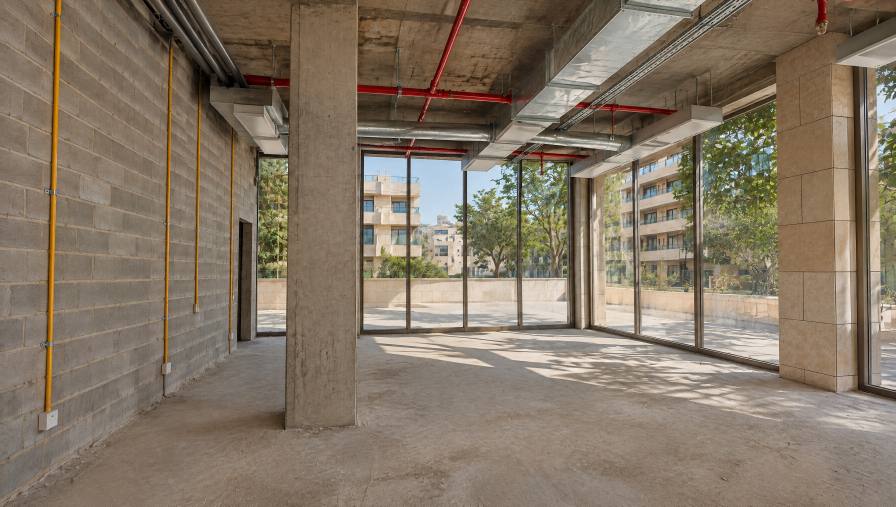
#> input picture Documents/Media-originals/photoreal_stills/JEC_v4_I3_HF_2688x1520.jpg, 2688 x 1520 px, given in place of 0005.jpg, which was not available (shown at 1/3 size)
$ python spots2.py ../../Documents/Media-originals/photoreal_stills/JEC_v4_I3_HF_2688x1520.jpg 5 5 5
#> lines starting #> are read from the running program, lines starting #| are printed output that depends on the picture; after the words box and inside, x2 and y2 are one past the last pixel; in counts of white or black regions, pixels touching at a corner belong together
#> further down, im is the input picture: shape (1520, 2688, 3); mean B, G, R 101.8, 118.6, 132.6
import cv2, numpy as np, sys
def cand(img):
    """leftover downlights: small bright blobs sitting on plain ceiling colour, even right next to the bronze door frame"""
    lab=cv2.cvtColor(img,cv2.COLOR_BGR2LAB); L=lab[:,:,0]
#> after `lab = cv2.cvtColor(img, cv2.COLOR_BGR2LAB)`: lab: shape (1520, 2688, 3); mean of channels 0, 1, 2 128.4, 130.8, 139.5
#> after `L = lab[:, :, 0]`:
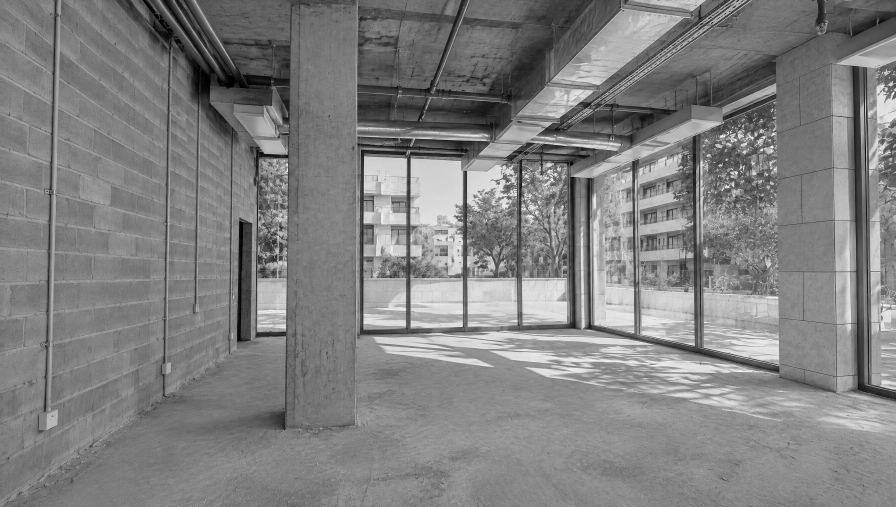
#> L: shape (1520, 2688) (shown at 1/3 size); min 0, max 255, mean 128.4
    op=cv2.morphologyEx(L,cv2.MORPH_OPEN,cv2.getStructuringElement(cv2.MORPH_ELLIPSE,(61,31)))
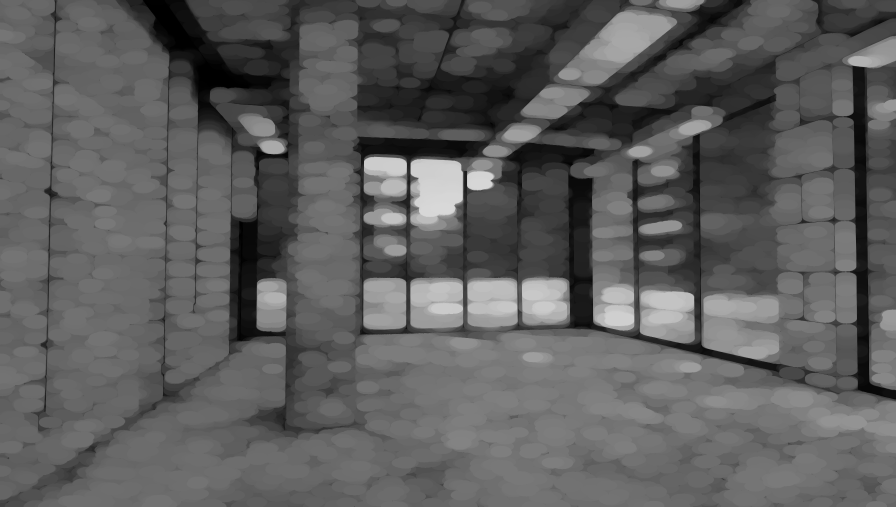
#> op: shape (1520, 2688) (shown at 1/3 size); min 0, max 216, mean 93
    d=L.astype(np.int16)-op.astype(np.int16)
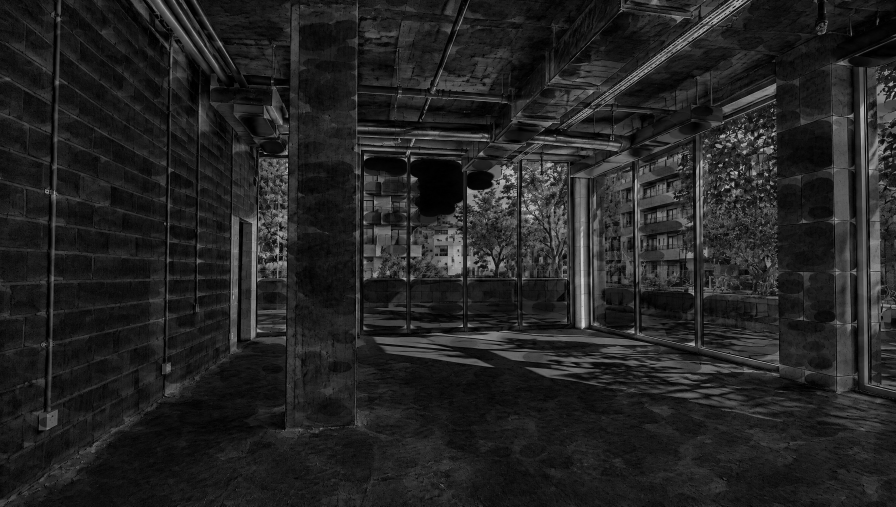
#> d: shape (1520, 2688) int16 (shown at 1/3 size); min 0, max 233, mean 35.4
    bw=((d>12)&(L>188)).astype(np.uint8); bw[600:]=0
#> after `bw = ((d > 12) & (L > 188)).astype(np.uint8)`:
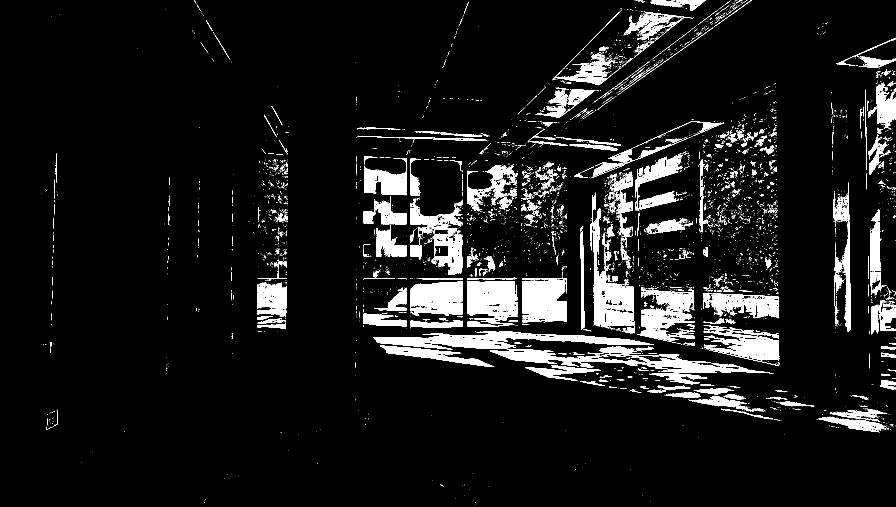
#> bw: shape (1520, 2688) (shown at 1/3 size); values 0 (black) and 1 (white), 7.8% white; 6343 white regions (5734 under 20 px), largest, box (x1, y1, x2, y2) and area: (1781, 625, 1903, 983) 16621, (1469, 1052, 2321, 1122) 14107, (1566, 840, 1701, 965) 14012
#> after `bw[600:] = 0`:
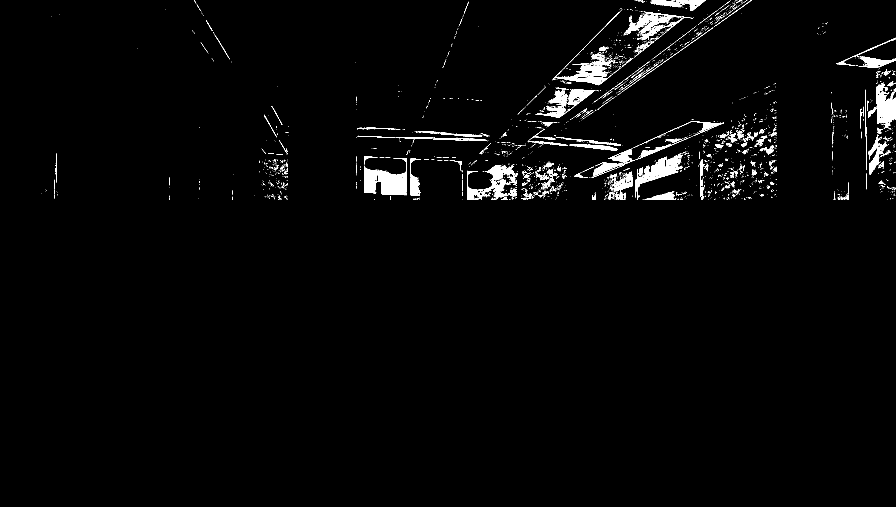
#> bw: shape (1520, 2688) (shown at 1/3 size); values 0 (black) and 1 (white), 1.9% white; 2654 white regions (2382 under 20 px), largest, box (x1, y1, x2, y2) and area: (1092, 489, 1220, 586) 7494, (2630, 247, 2688, 388) 4953, (1913, 468, 2049, 600) 4302
    n,cc,st,cen=cv2.connectedComponentsWithStats(bw,8)
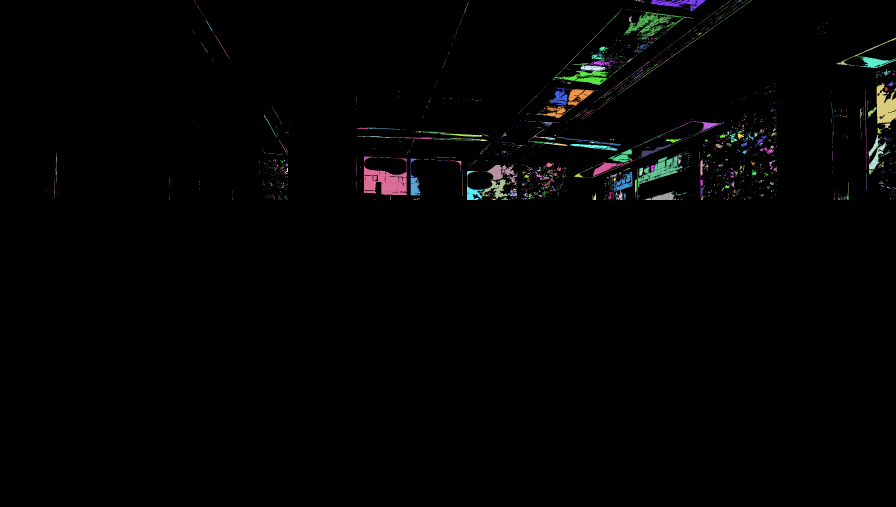
#> cc: shape (1520, 2688) int32 (shown at 1/3 size); 2655 distinct labels, from 0 to 2654; one colour per label, 0 black
#> n = 2655; st = 2655 rows, first 6: [0, 0, 2688, 1520, 4007623], [583, 1, 6, 10, 13], [1904, 0, 3, 1, 3], [1908, 0, 3, 3, 7], [1912, 0, 9, 5, 18], [1922, 0, 1, 1, 1]; cen = 2655 pairs, first value 124 to 2687, second value 0 to 766.7
    out=[]
    for i in range(1,n):
        x,y,w,h,a=st[i]
        if a<6 or a>2600 or w>110 or h>60: continue
        if h>w*1.25: continue                      # vertical glints on the frame
        if a/(w*h)<0.5: continue
        # ceiling test: most of a band around the blob is warm, mid-bright, untextured plaster
        x0,y0,x1,y1=max(0,x-18),max(0,y-14),min(1920,x+w+18),min(1080,y+h+14)
        patch=lab[y0:y1,x0:x1].astype(np.int16); inner=np.zeros(patch.shape[:2],bool)
        inner[max(0,y-4-y0):y+h+4-y0, max(0,x-4-x0):x+w+4-x0]=True
        ring=patch[~inner]
        if ring.size==0: continue
        Lr=ring[:,0]; ok=(Lr>120)&(Lr<215)&(ring[:,1]>128)&(ring[:,2]>134)
        frac=ok.mean(); med=np.median(Lr[ok]) if ok.any() else 0
        sd=Lr[ok].std() if ok.sum()>20 else 99
        out.append(dict(i=i,c=(int(cen[i][0]),int(cen[i][1])),wh=(int(w),int(h)),a=int(a),frac=round(float(frac),2),med=int(med),sd=round(float(sd),1),peak=int(L[cc==i].max())))
#> this loop made 2654 passes
#> after the loop, out = 119 items
    return out,cc
if __name__=='__main__':
    d=sys.argv[1]
    for k in range(int(sys.argv[2]),int(sys.argv[3])+1,int(sys.argv[4])):
        im=cv2.imread(f'{d}/{k:04d}.jpg'); o,_=cand(im)
#> after `o, _ = cand(im)`: o = 119 items
        print(k,[ (b['c'],b['wh'],b['a'],b['frac'],b['sd'],b['peak']) for b in o])
#> (printed output is left out)

$ run again, on Documents/Media-originals/photoreal_stills/JEC_v4_I4_HF_2688x1520.jpg
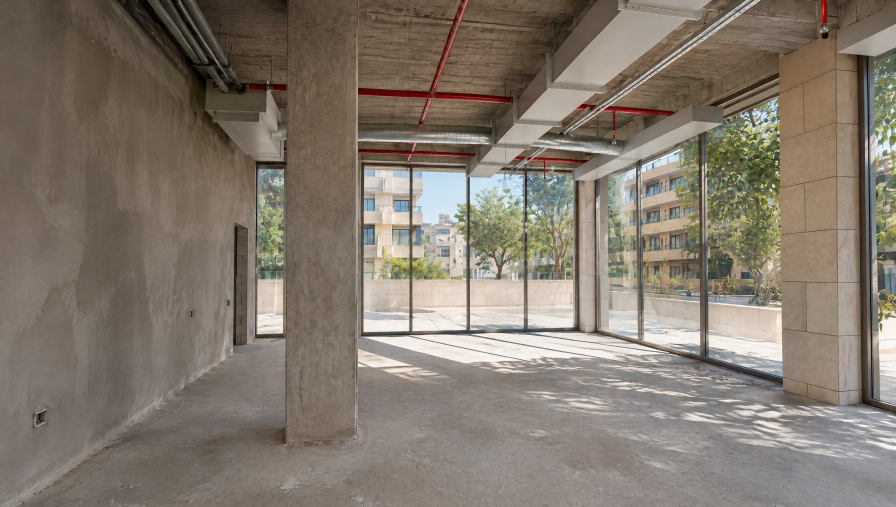
#> input picture Documents/Media-originals/photoreal_stills/JEC_v4_I4_HF_2688x1520.jpg, 2688 x 1520 px, given in place of 0005.jpg, which was not available (shown at 1/3 size)
#> im is the input picture: shape (1520, 2688, 3); mean B, G, R 109.3, 120.9, 130.8
#> lab: shape (1520, 2688, 3); mean of channels 0, 1, 2 129.9, 129.9, 136
#> bw: shape (1520, 2688); values 0 (black) and 1 (white), 8.7% white; 5126 white regions (4514 under 20 px), largest, box (x1, y1, x2, y2) and area: (1237, 615, 1400, 993) 27071, (1410, 752, 1572, 977) 18086, (2125, 907, 2348, 1085) 17587
#> bw: shape (1520, 2688); values 0 (black) and 1 (white), 1.5% white; 1463 white regions (1284 under 20 px), largest, box (x1, y1, x2, y2) and area: (1410, 521, 1571, 600) 7738, (1092, 510, 1229, 581) 7221, (1921, 444, 2050, 559) 4716
#> in cand, `n,cc,st,cen=cv2.connectedComponentsWithStats(bw,8)`:
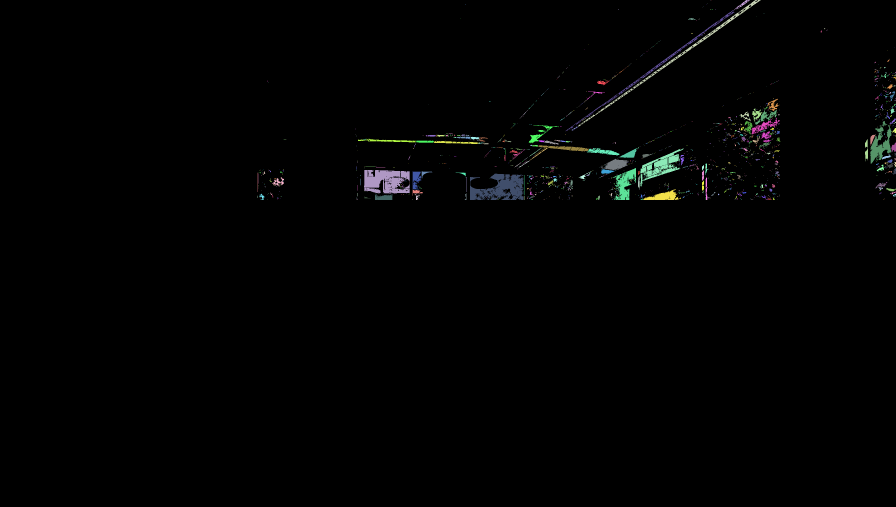
#> cc: shape (1520, 2688) int32 (shown at 1/3 size); 1464 distinct labels, from 0 to 1463; one colour per label, 0 black
#> n = 1464; st = 1464 rows, first 6: [0, 0, 2688, 1520, 4023007], [2134, 0, 1, 1, 1], [2203, 0, 46, 29, 228], [1734, 0, 548, 381, 3500], [2132, 2, 1, 1, 1], [2123, 9, 1, 1, 1]; cen = 1464 pairs, first value 772 to 2687, second value 0 to 764.2
#> the loop in cand, `for i in range(1,n):` made 1463 passes
#> after the loop in cand, `for i in range(1,n):`:
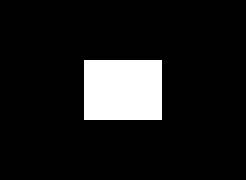
#> inner: shape (30, 41) bool (shown 6 times larger); 10.6% white; 1 white region, box (x1, y1, x2, y2) and area: (14, 10, 27, 20) 130
#> after the loop in cand, `for i in range(1,n):`: out = 69 items
#> (printed output is left out)

$ run again, on Documents/Media-originals/photoreal_stills/JEC_v4_I5_HF_2688x1520.jpg
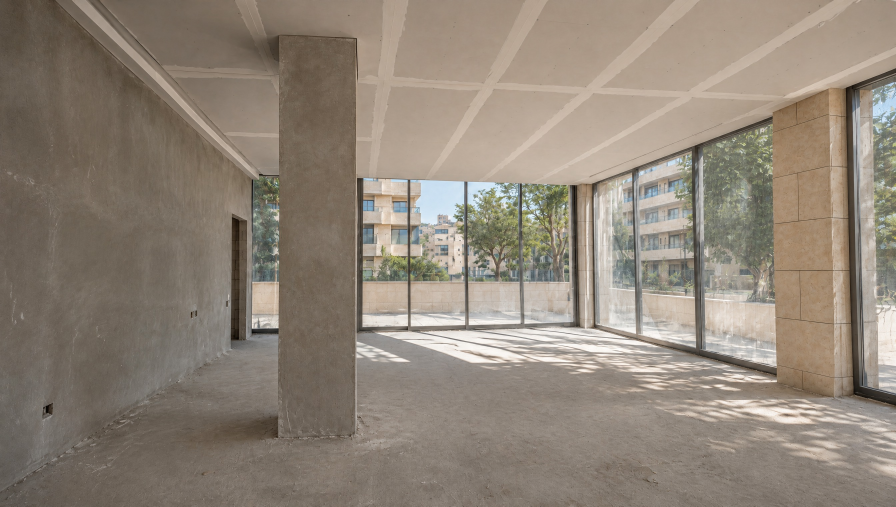
#> input picture Documents/Media-originals/photoreal_stills/JEC_v4_I5_HF_2688x1520.jpg, 2688 x 1520 px, given in place of 0005.jpg, which was not available (shown at 1/3 size)
#> im is the input picture: shape (1520, 2688, 3); mean B, G, R 120, 132.7, 143.8
#> lab: shape (1520, 2688, 3); mean of channels 0, 1, 2 142.2, 130, 136.4
#> in cand, `bw = ((d > 12) & (L > 188)).astype(np.uint8)`:
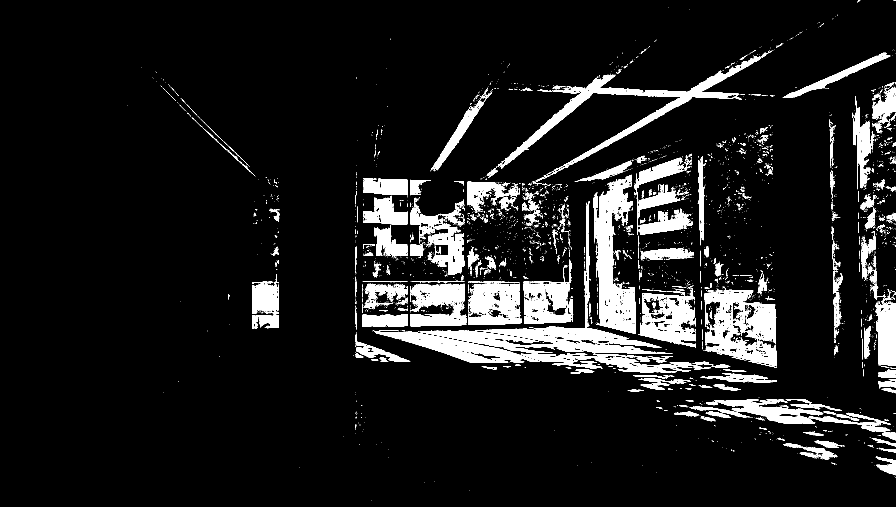
#> bw: shape (1520, 2688) (shown at 1/3 size); values 0 (black) and 1 (white), 9.2% white; 4449 white regions (3950 under 20 px), largest, box (x1, y1, x2, y2) and area: (1787, 524, 1908, 1002) 28188, (1493, 168, 2283, 520) 26791, (2114, 868, 2331, 1103) 17073
#> bw: shape (1520, 2688); values 0 (black) and 1 (white), 2.1% white; 1384 white regions (1238 under 20 px), largest, box (x1, y1, x2, y2) and area: (1493, 168, 2283, 520) 26791, (2348, 157, 2671, 293) 5492, (2571, 321, 2623, 565) 5394
#> in cand, `n,cc,st,cen=cv2.connectedComponentsWithStats(bw,8)`:
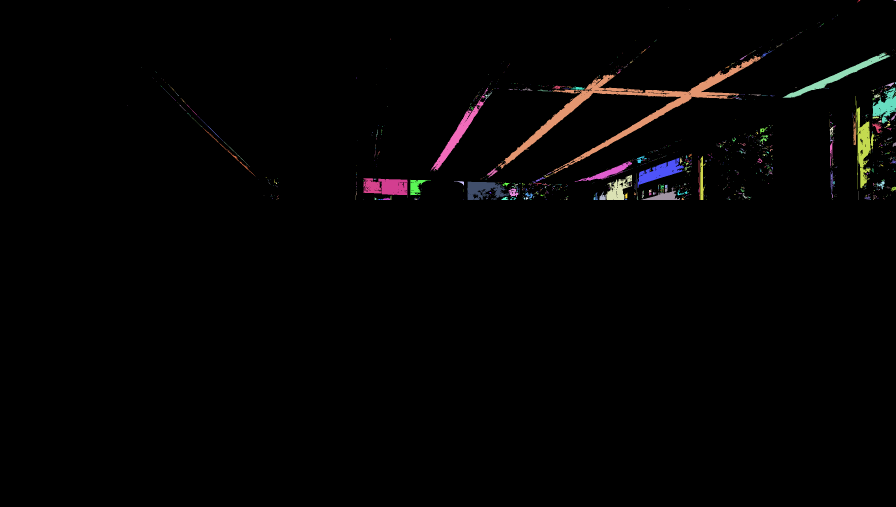
#> cc: shape (1520, 2688) int32 (shown at 1/3 size); 1385 distinct labels, from 0 to 1384; one colour per label, 0 black
#> n = 1385; st = 1385 rows, first 6: [0, 0, 2688, 1520, 4001414], [2571, 0, 10, 7, 22], [2680, 0, 8, 3, 17], [2004, 22, 1, 1, 1], [2069, 27, 1, 1, 1], [2511, 44, 2, 2, 3]; cen = 1385 pairs, first value 381 to 2687, second value 0.765 to 766.8
#> the loop in cand, `for i in range(1,n):` made 1384 passes
#> after the loop in cand, `for i in range(1,n):`: out = 32 items
#> (printed output is left out)
